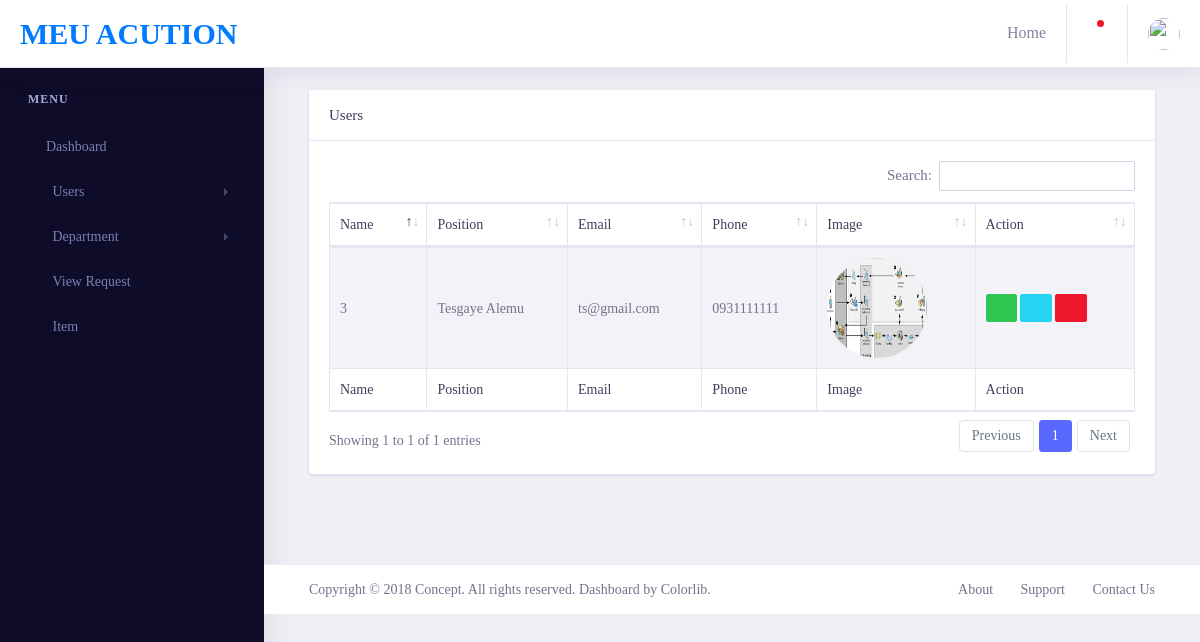
/SysAdmin/users.php, run on an earlier commit of the app's database.
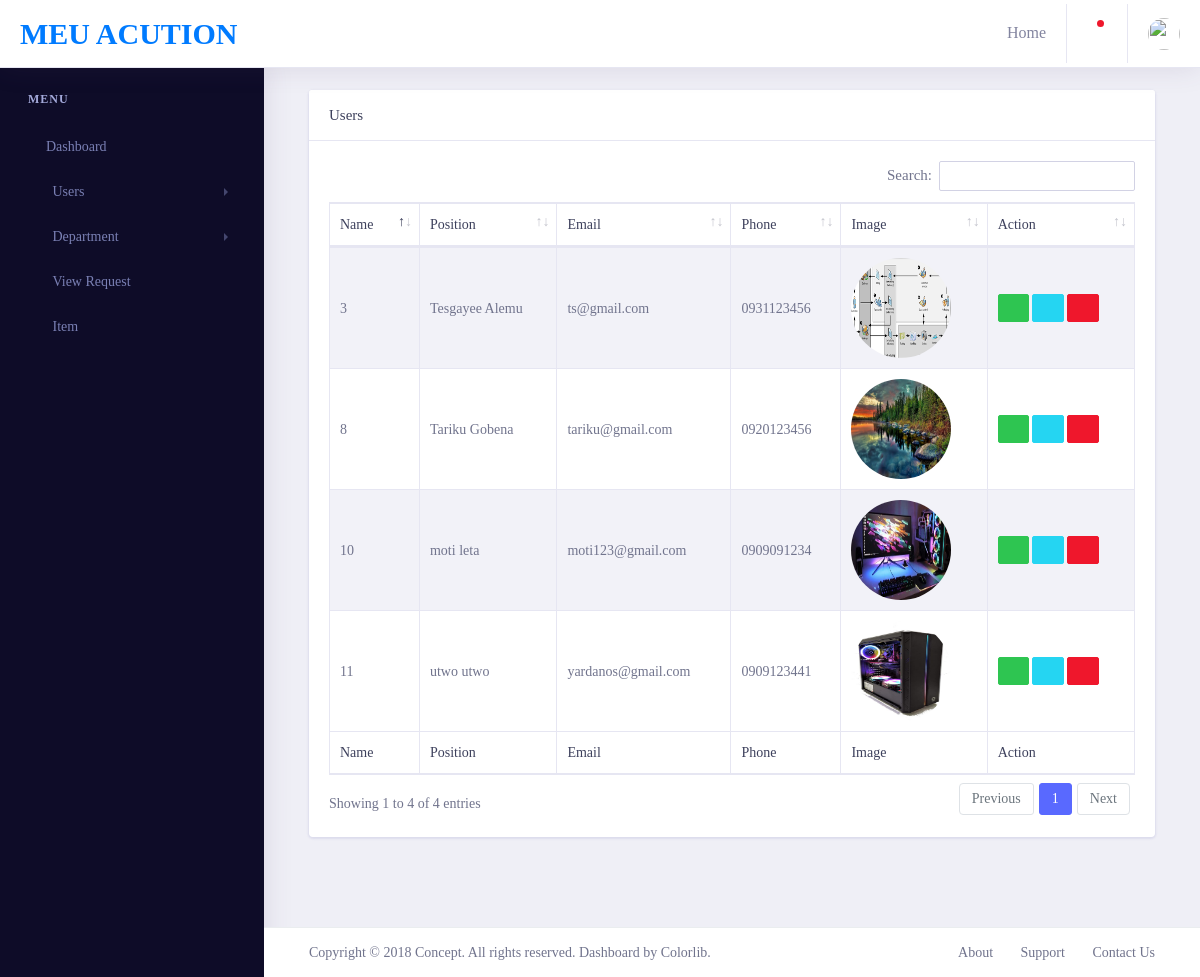
And on a later commit of the database.
### tables this page shows
CREATE TABLE `users` (
  `id` int(255) NOT NULL,
  `fname` text DEFAULT NULL,
  `lname` text DEFAULT NULL,
  `username` text DEFAULT NULL,
  `email` text DEFAULT NULL,
  `phone` text DEFAULT NULL,
  `image` text DEFAULT NULL,
  `gender` text DEFAULT NULL,
  `age` text DEFAULT NULL,
  `city` text DEFAULT NULL,
  `kebele` text DEFAULT NULL,
  `role` text DEFAULT NULL,
  `password` text DEFAULT NULL,
  `reg_date` timestamp(5) NOT NULL DEFAULT current_timestamp(5) ON UPDATE current_timestamp(5)
);

### SysAdmin/include/user/view_table.php (the view, shortened to what this page needs)
<div class="table-responsive">
    <table id="example" class="table table-striped table-bordered second" style="width:100%">
        <thead>
            <tr>
                <th>Name</th>
                <th>Position</th>
                <th>Email</th>
                <th>Phone</th>
                <th>Image</th>
                <th>Action</th>
            </tr>
        </thead>
        <tbody>
            <?php
    $query="select * from users";
    $query_exe=mysqli_query($connection,$query);
    while($row=mysqli_fetch_assoc($query_exe)){
        $id=$row['id'];
        $fname=$row['fname'];
        $lname=$row['lname'];
        $email=$row['email'];
        $phone=$row['phone'];
        $image=$row['image'];
        $pinkey="auctionmeu";
$encrypted_email=openssl_decrypt($email,"AES-128-ECB",$pinkey);
$encrypted_phone=openssl_decrypt($phone,"AES-128-ECB",$pinkey);
        ?>
            <tr>
                <td><?php echo $id;?></td>
                <td><?php echo $fname." ".$lname;?></td>
                <td><?php echo $encrypted_email;?></td>
                <td><?php echo $encrypted_phone;?></td>
                <td><img style="width:100px;height:100px;border-radius:50%;" src="../img/user/<?php echo $image;?>">
                </td>
                <td>
                    <a title="View Detail" href="users.php?view=<?php echo $id;?>" class="btn btn-success btn-xs"><i
                            class="fa fa-eye"></i>
                    </a>
                    <a title="Edit User" href="users.php?edit=<?php echo $id;?>" class="btn btn-info btn-xs"><i
                            class="fa fa-edit"></i> </a>
                    <a title="Delete User" href="#" onclick="delete_user(<?php echo $id; ?>)"
                        class="btn btn-danger btn-xs"><i class="fa fa-trash"></i>
                    </a>
                </td>
            </tr>
            <?php
    }
?>
        </tbody>
        <tfoot>
            <tr>
                <th>Name</th>
                <th>Position</th>
                <th>Email</th>
                <th>Phone</th>
                <th>Image</th>
                <th>Action</th>
            </tr>
        </tfoot>
    </table>
</div>

What changed in the data, as far as the page shows it:
changed users "Alemu": fname "Tesgaye" → "Tesgayee"; phone "0931111111" → "0931123456"
added users: id "8", fname "Tariku", lname "Gobena", email "tariku@gmail.com", phone "0920123456", image (picture)
added users: id "10", fname "moti", lname "leta", email "moti123@gmail.com", phone "0909091234", image (picture)
added users: id "11", fname "utwo", lname "utwo", email "yardanos@gmail.com", phone "0909123441", image (picture)
Also different on the page:
text written by a page script: "Search: Showing 1 to 1 of 1 entries Previous 1 Next" → "Search: Showing 1 to 4 of 4 entries Previous 1 Next"
